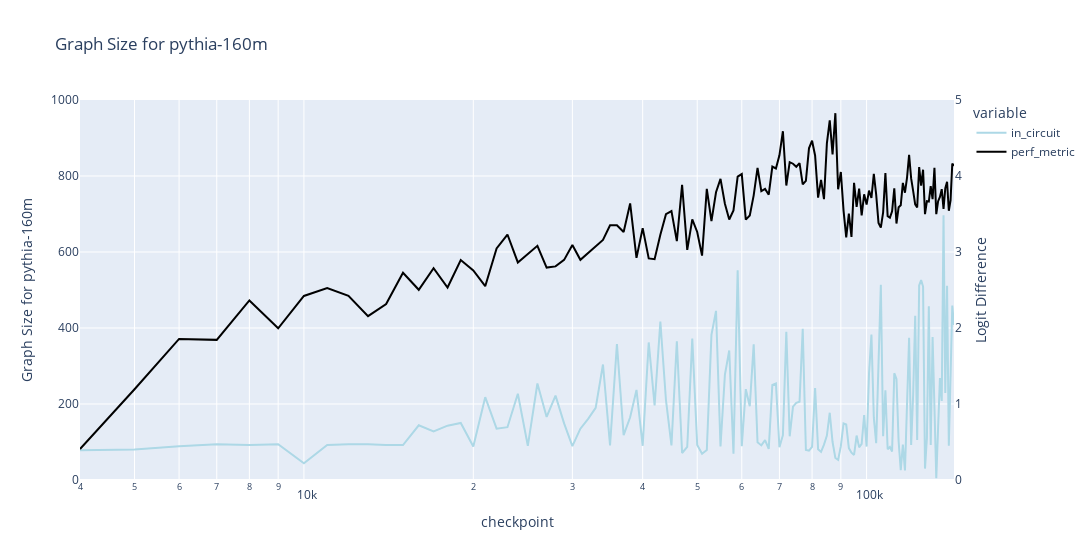
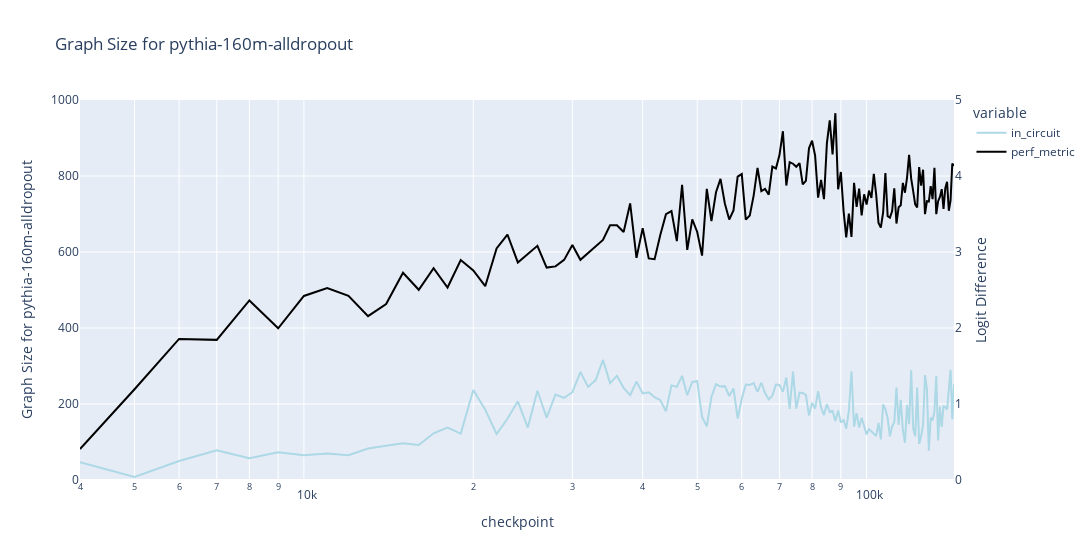
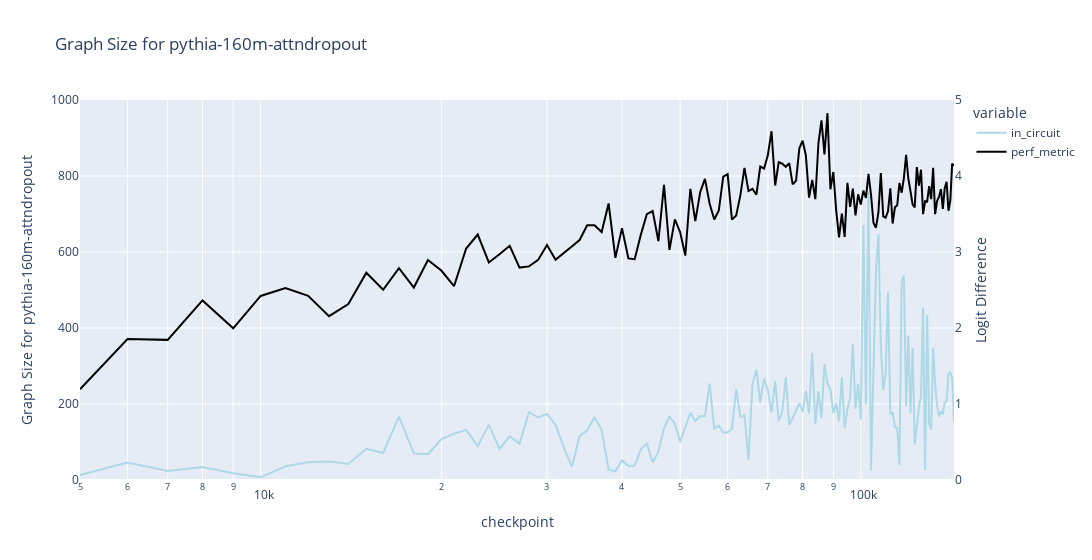
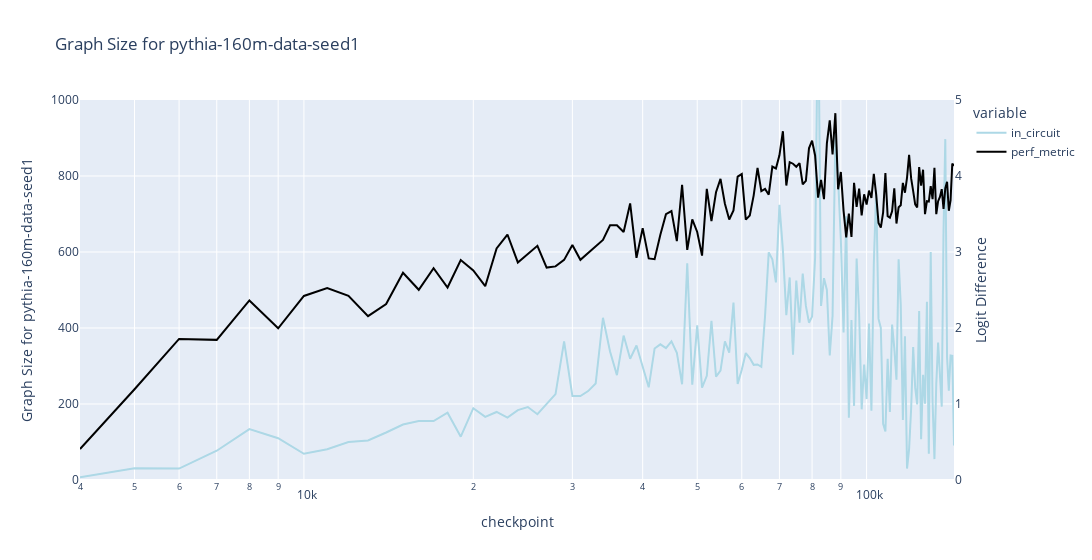

Notebook cell for these charts, in order:
### Code cell
for model in models:
    model_df = subgraph_df[subgraph_df['model'] == model].copy()
    plot_graph_metric(model_df, 'in_circuit', perf_metric_dict, f'Graph Size for {model}', y_range=1000, x_axis_col='checkpoint', log_x=True)

### Figure 1 — Plotly figure (JSON) as saved in the notebook; plotly's stock layout.template omitted (floating-point values rounded to 4 significant figures; data arrays with more than 128 entries replaced by an {"elided": "..."} marker saying what was removed)
{"data": [{"hovertemplate": "variable=in_circuit<br>checkpoint=%{x}<br>value=%{y}<extra></extra>", "legendgroup": "in_circuit", "line": {"color": "lightblue", "dash": "solid"}, "marker": {"symbol": "circle"}, "mode": "lines", "name": "in_circuit", "orientation": "v", "showlegend": true, "type": "scatter", "x": {"elided": "140 int values"}, "xaxis": "x", "y": {"elided": "140 int values"}, "yaxis": "y"}, {"line": {"color": "black"}, "mode": "lines", "name": "perf_metric", "type": "scatter", "x": {"elided": "140 int values"}, "y": {"elided": "140 float values"}, "yaxis": "y2"}], "layout": {"legend": {"title": {"text": "variable"}, "tracegroupgap": 0}, "title": {"text": "Graph Size for pythia-160m"}, "width": 1200, "xaxis": {"anchor": "y", "domain": [0, 1], "title": {"text": "checkpoint"}, "type": "log"}, "yaxis": {"anchor": "x", "domain": [0, 1], "range": [0, 1000], "title": {"text": "Graph Size for pythia-160m"}}, "yaxis2": {"overlaying": "y", "range": [0, 5], "showgrid": false, "side": "right", "title": {"text": "Logit Difference"}}}}

### Figure 2 — Plotly figure (JSON) as saved in the notebook; plotly's stock layout.template omitted (floating-point values rounded to 4 significant figures; data arrays with more than 128 entries replaced by an {"elided": "..."} marker saying what was removed)
{"data": [{"hovertemplate": "variable=in_circuit<br>checkpoint=%{x}<br>value=%{y}<extra></extra>", "legendgroup": "in_circuit", "line": {"color": "lightblue", "dash": "solid"}, "marker": {"symbol": "circle"}, "mode": "lines", "name": "in_circuit", "orientation": "v", "showlegend": true, "type": "scatter", "x": {"elided": "140 int values"}, "xaxis": "x", "y": {"elided": "140 int values"}, "yaxis": "y"}, {"line": {"color": "black"}, "mode": "lines", "name": "perf_metric", "type": "scatter", "x": {"elided": "140 int values"}, "y": {"elided": "140 float values"}, "yaxis": "y2"}], "layout": {"legend": {"title": {"text": "variable"}, "tracegroupgap": 0}, "title": {"text": "Graph Size for pythia-160m-alldropout"}, "width": 1200, "xaxis": {"anchor": "y", "domain": [0, 1], "title": {"text": "checkpoint"}, "type": "log"}, "yaxis": {"anchor": "x", "domain": [0, 1], "range": [0, 1000], "title": {"text": "Graph Size for pythia-160m-alldropout"}}, "yaxis2": {"overlaying": "y", "range": [0, 5], "showgrid": false, "side": "right", "title": {"text": "Logit Difference"}}}}

### Figure 3 — Plotly figure (JSON) as saved in the notebook; plotly's stock layout.template omitted (floating-point values rounded to 4 significant figures; data arrays with more than 128 entries replaced by an {"elided": "..."} marker saying what was removed)
{"data": [{"hovertemplate": "variable=in_circuit<br>checkpoint=%{x}<br>value=%{y}<extra></extra>", "legendgroup": "in_circuit", "line": {"color": "lightblue", "dash": "solid"}, "marker": {"symbol": "circle"}, "mode": "lines", "name": "in_circuit", "orientation": "v", "showlegend": true, "type": "scatter", "x": {"elided": "139 int values"}, "xaxis": "x", "y": {"elided": "139 int values"}, "yaxis": "y"}, {"line": {"color": "black"}, "mode": "lines", "name": "perf_metric", "type": "scatter", "x": {"elided": "139 int values"}, "y": {"elided": "139 float values"}, "yaxis": "y2"}], "layout": {"legend": {"title": {"text": "variable"}, "tracegroupgap": 0}, "title": {"text": "Graph Size for pythia-160m-attndropout"}, "width": 1200, "xaxis": {"anchor": "y", "domain": [0, 1], "title": {"text": "checkpoint"}, "type": "log"}, "yaxis": {"anchor": "x", "domain": [0, 1], "range": [0, 1000], "title": {"text": "Graph Size for pythia-160m-attndropout"}}, "yaxis2": {"overlaying": "y", "range": [0, 5], "showgrid": false, "side": "right", "title": {"text": "Logit Difference"}}}}

### Figure 4 — Plotly figure (JSON) as saved in the notebook; plotly's stock layout.template omitted (floating-point values rounded to 4 significant figures; data arrays with more than 128 entries replaced by an {"elided": "..."} marker saying what was removed)
{"data": [{"hovertemplate": "variable=in_circuit<br>checkpoint=%{x}<br>value=%{y}<extra></extra>", "legendgroup": "in_circuit", "line": {"color": "lightblue", "dash": "solid"}, "marker": {"symbol": "circle"}, "mode": "lines", "name": "in_circuit", "orientation": "v", "showlegend": true, "type": "scatter", "x": {"elided": "140 int values"}, "xaxis": "x", "y": {"elided": "140 int values"}, "yaxis": "y"}, {"line": {"color": "black"}, "mode": "lines", "name": "perf_metric", "type": "scatter", "x": {"elided": "140 int values"}, "y": {"elided": "140 float values"}, "yaxis": "y2"}], "layout": {"legend": {"title": {"text": "variable"}, "tracegroupgap": 0}, "title": {"text": "Graph Size for pythia-160m-data-seed1"}, "width": 1200, "xaxis": {"anchor": "y", "domain": [0, 1], "title": {"text": "checkpoint"}, "type": "log"}, "yaxis": {"anchor": "x", "domain": [0, 1], "range": [0, 1000], "title": {"text": "Graph Size for pythia-160m-data-seed1"}}, "yaxis2": {"overlaying": "y", "range": [0, 5], "showgrid": false, "side": "right", "title": {"text": "Logit Difference"}}}}
